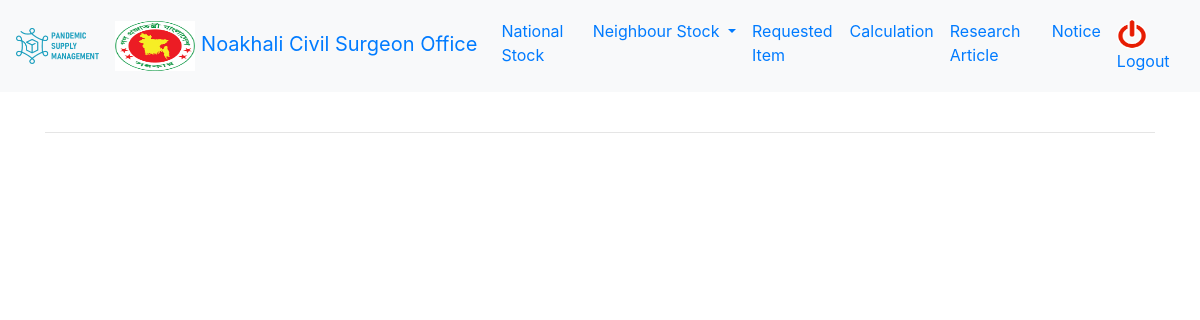
The page /1/notice/1 (signed in) on the database as committed earlier.
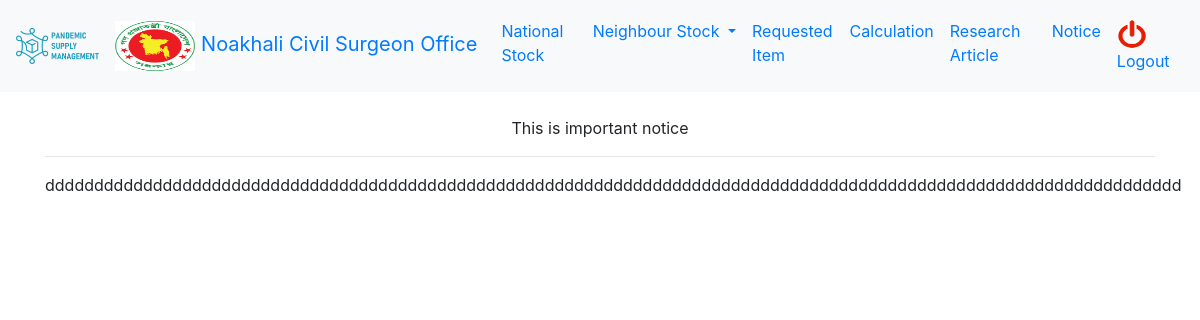
The same page on the database as committed later.
### psm/models.py (models this page shows, shortened)
class Notice(models.Model):
    title = models.CharField(max_length=120)
    body = models.CharField(max_length=500)
    created = models.DateTimeField(auto_now_add=True, null=True)
    updated = models.DateTimeField(auto_now=True, null=True)

### psm/views.py (the view)
# urls.py: path('<int:category_id>/notice/<int:id>', notice_details, name='notice_details'),
@login_required(login_url='/login')
def notice_details(request, category_id, id):
    if category_id == 2:
        category_id = 1
    context = {
        "notice": Notice.objects.filter(id=id).first(),
        "district": request.user.district_user_permissions.first().district,
        "category": category_id
    }
    return render(request, 'notice_details.html', context)

### psm/models.py (called while the page is built)
    def __str__(self):
        return self.name

### templates/notice_details.html
{% extends 'base.html' %}
{% block container %}
<div class="container">
<p>{{notice.title}}</p>
    <hr>
    <p>{{notice.body}}</p>
</div>
{% endblock %}

Rows that differ between the two databases and show on the page:
added Notice: title "This is important notice", body "dddddddddddddddddddddddddddddddddddddddddddddddddddddddddddddddddddddddddddddddddddddddddddddddddddddddddddddddddddd"
